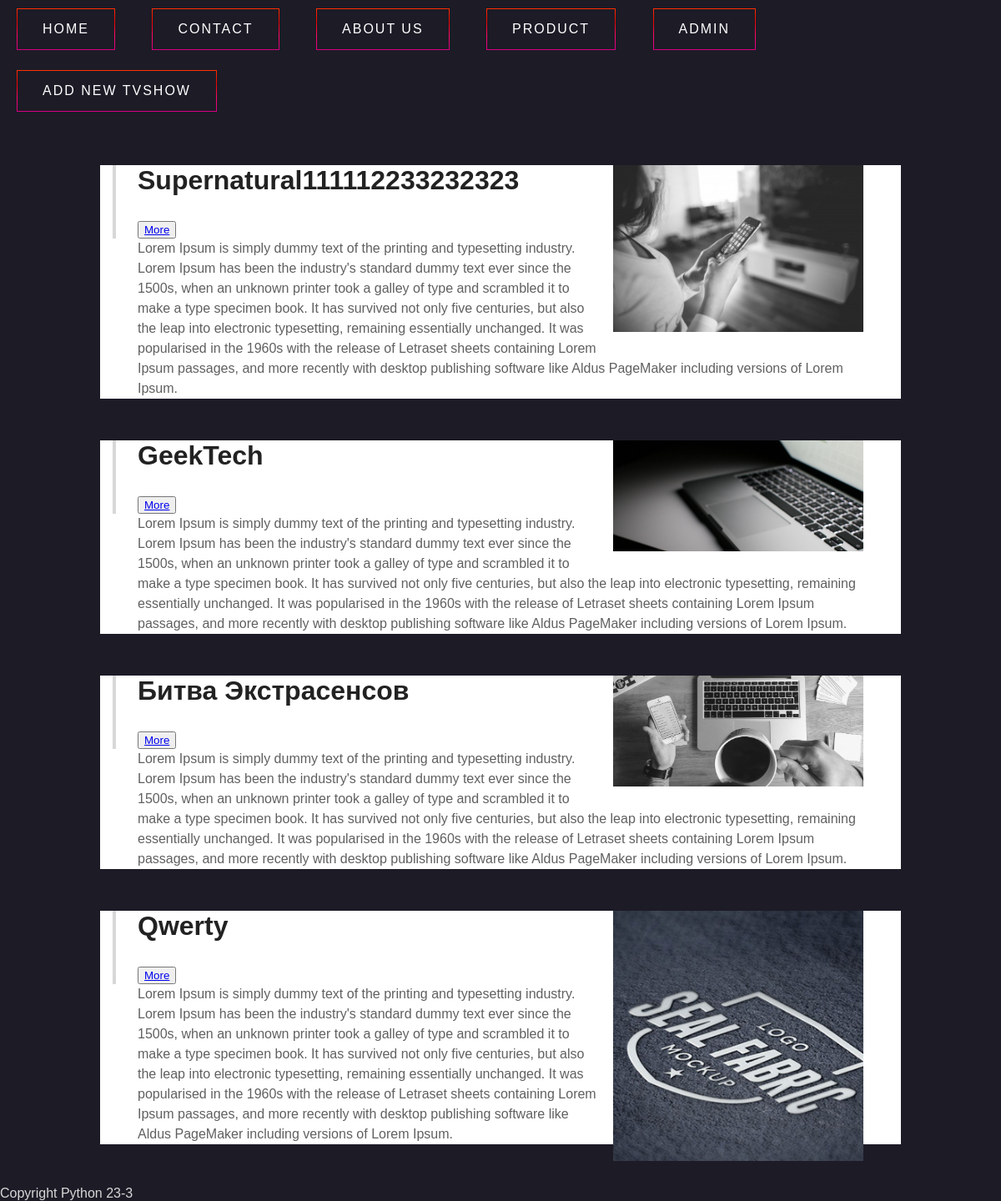
The page /tv_show/ on the database its author committed.
### tv_show/models.py (models this page shows, shortened)
class TvShow(models.Model):
    GENRE = (
        ("Detective", "Detective"),
        ("Horror", "Horror"),
        ("Anime", "Anime"),
        ("Comedy", "Comedy"),
        ("Document", "Document"),
    )
    title = models.CharField(max_length=100)
    image = models.ImageField(upload_to="")
    description = models.TextField()
    quantity = models.PositiveIntegerField()
    genre = models.CharField(max_length=100, choices=GENRE)
    created_date = models.DateTimeField(auto_now_add=True, null=True)

### tv_show/views.py (the view)
# urls.py: path("tv_show/", views.TvShowView.as_view(), name="tv_show"),
class TvShowView(generic.ListView):
    template_name = "tv_show.html"
    queryset = models.TvShow.objects.all()
    def get_queryset(self):
        return models.TvShow.objects.all()

### templates/tv_show.html (shortened to what this page needs)
<!DOCTYPE html>
{% load static %}
<html lang="en">
<head>
    <link rel="stylesheet" href="{% static 'css/style.css' %}">
</head>
<body>
    <a href="" class="sliding-button">Home</a>
    <a href="" class="sliding-button">Contact</a>
    <a href="/about/" class="sliding-button">About Us</a>
    <a href="" class="sliding-button">Product</a>
    <a href="http://127.0.0.1:8000/admin/" class="sliding-button">Admin</a>
     <a href="/add_tv_show/" class="sliding-button">Add New TvShow</a>
    {% for i in object_list %}
    <div class="container">
    <div class="post">
        <div class="post-image">
            <img src="{{i.image.url}}">
        </div>
        <div class="post-content">
            <div class="post-header">
                <h1>{{i.title}}</h1>
                <button><a href="/tv_show_detail/{{i.id}}">More</a></button>
            </div>
            <p>
                {{i.description}}
            </p>
        </div>
    </div>
</div>
{% endfor %}
<footer>
   <footer>
    Copyright Python 23-3
  </footer>
</footer>
</body>
</html>

### static/css/style.css (style rules this page uses)
body { background: #1D1B26; }
.sliding-button { text-decoration: none; color: white; display: inline-block; position: relative; padding: 15px 30px; border: 1px solid; border-image: linear-gradient(180deg, #ff3000, #ed0200, #ff096c, #d50082); border-image-slice: 1; margin: 10px 20px; font-family: 'Montserrat', sans-serif; text-transform: uppercase; overflow: hidden; letter-spacing: 2px; transition: .8s cubic-bezier(.165, .84, .44, 1); }
.sliding-button:before { content: ""; position: absolute; left: 0; top: 0; height: 0; width: 100%; z-index: -1; color: white; background: linear-gradient(180deg, #ff3000, #ed0200, #ff096c, #d50082); transition: .8s cubic-bezier(.165, .84, .44, 1); }
* { box-sizing: border-box; margin: 0; }
body { font-family: 'Montserrat', sans-serif; color: #606060; font-size: 14px; }
.container { max-width: 960px; margin: 50px auto; padding: 0 15px; background: white; }
.post-image img { width: 100%; margin: 0 0 20px 0; }
.post h1 { color: #222; font-weight: 600; margin-bottom: 30px; }
p { line-height: 1.5; margin-bottom: 1em; }
@media (min-width: 768px) { body { font-size: 16px; } }
@media (min-width: 768px) { .container { padding: 0 45px; } }
@media (min-width: 768px) { .post-image img { float: right; width: 300px; margin: 0 0 20px 20px; } }
@media (min-width: 768px) { .post-header { padding-left: 26px; border-left: 4px solid #D8D8D8; margin-left: -30px; } }
footer { color: #D8D8D8; }

### rows shown on the page
TvShow: image (picture), title "Supernatural111112233232323", description "Lorem Ipsum is simply dummy text of the printing and typesetting industry. Lorem Ipsum has been the industry's standard dummy text ever since the 1500s, when an unknown printer took a galley of type and scrambled it to make a type specimen book. It has survived not only five centuries, but also the leap into electronic typesetting, remaining essentially unchanged. It was popularised in the 1960s with the release of Letraset sheets containing Lorem Ipsum passages, and more recently with desktop publishing software like Aldus PageMaker including versions of Lorem Ipsum."
TvShow: image (picture), title "GeekTech", description "Lorem Ipsum is simply dummy text of the printing and typesetting industry. Lorem Ipsum has been the industry's standard dummy text ever since the 1500s, when an unknown printer took a galley of type and scrambled it to make a type specimen book. It has survived not only five centuries, but also the leap into electronic typesetting, remaining essentially unchanged. It was popularised in the 1960s with the release of Letraset sheets containing Lorem Ipsum passages, and more recently with desktop publishing software like Aldus PageMaker including versions of Lorem Ipsum."
TvShow: image (picture), title "Битва Экстрасенсов", description "Lorem Ipsum is simply dummy text of the printing and typesetting industry. Lorem Ipsum has been the industry's standard dummy text ever since the 1500s, when an unknown printer took a galley of type and scrambled it to make a type specimen book. It has survived not only five centuries, but also the leap into electronic typesetting, remaining essentially unchanged. It was popularised in the 1960s with the release of Letraset sheets containing Lorem Ipsum passages, and more recently with desktop publishing software like Aldus PageMaker including versions of Lorem Ipsum."
TvShow: image (picture), title "Qwerty", description "Lorem Ipsum is simply dummy text of the printing and typesetting industry. Lorem Ipsum has been the industry's standard dummy text ever since the 1500s, when an unknown printer took a galley of type and scrambled it to make a type specimen book. It has survived not only five centuries, but also the leap into electronic typesetting, remaining essentially unchanged. It was popularised in the 1960s with the release of Letraset sheets containing Lorem Ipsum passages, and more recently with desktop publishing software like Aldus PageMaker including versions of Lorem Ipsum."
